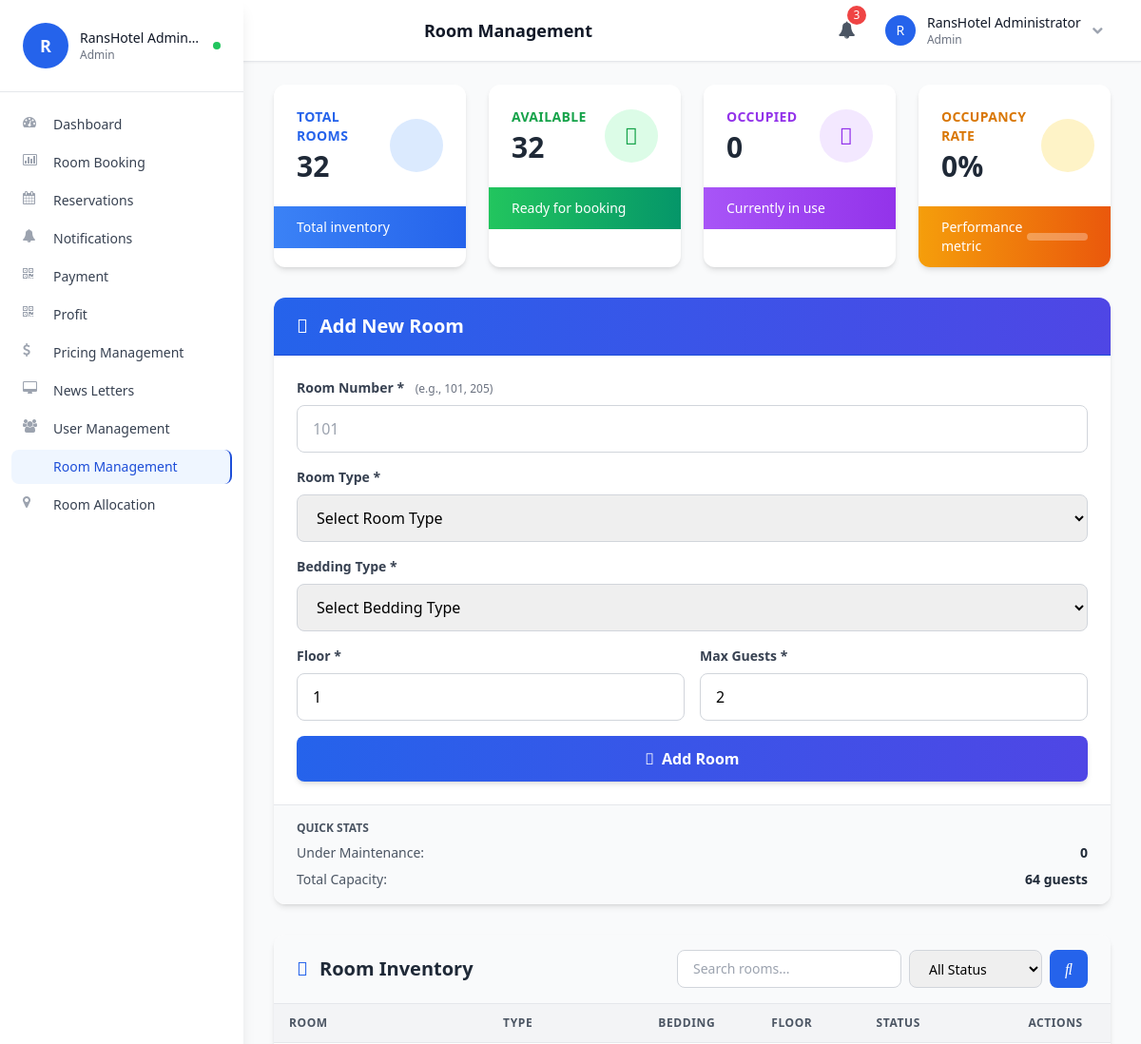
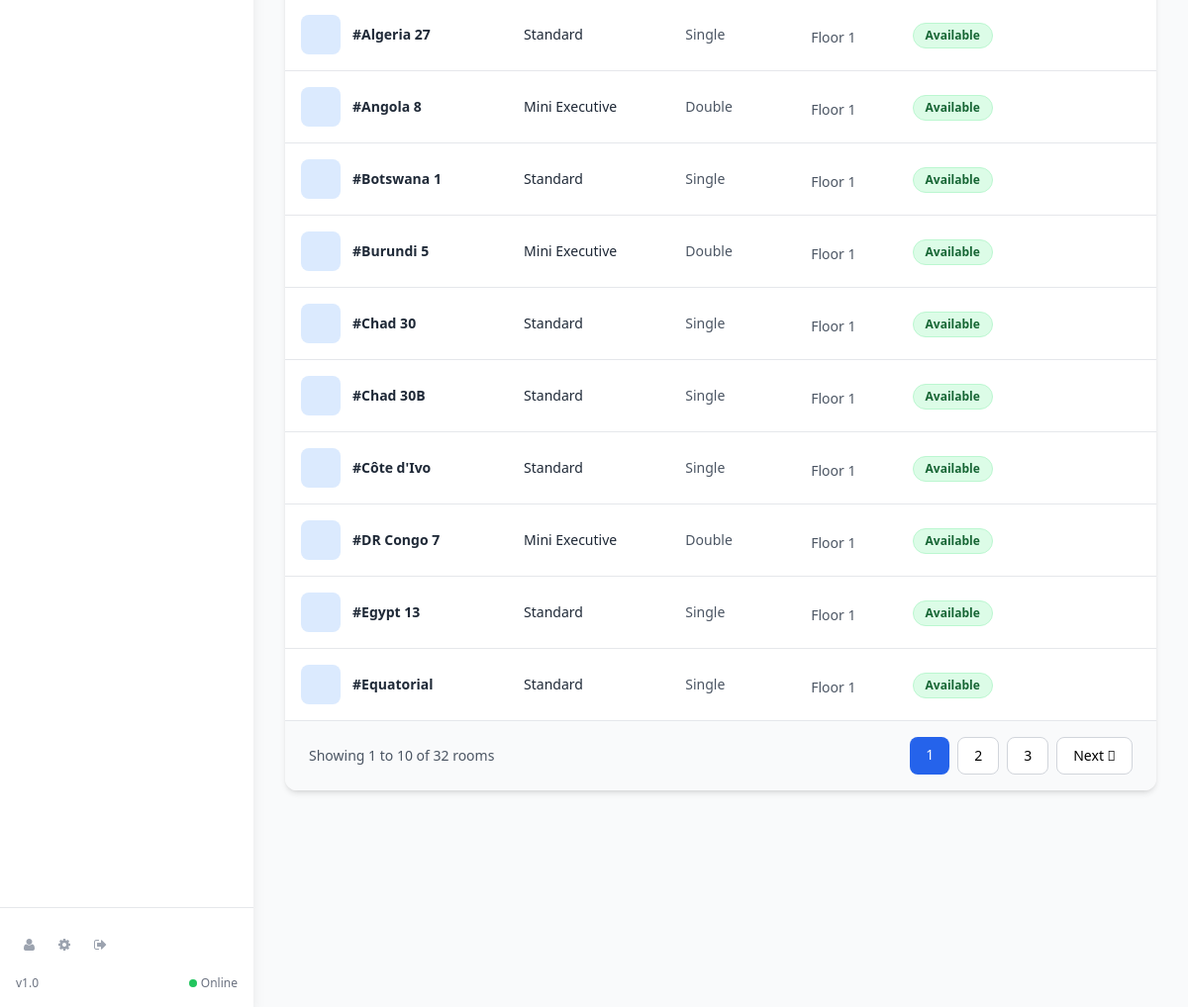
Screenshot of /admin/room.php (signed in) with the database file from the repository (2 pictures, top to bottom).
### tables this page shows
CREATE TABLE `room` (
  `id` int(10) UNSIGNED NOT NULL,
  `room_number` varchar(10) DEFAULT NULL,
  `type` varchar(15) DEFAULT NULL,
  `bedding` varchar(10) DEFAULT NULL,
  `place` varchar(10) DEFAULT NULL,
  `cusid` int(11) DEFAULT NULL,
  `floor` int(11) DEFAULT 1,
  `max_occupancy` int(11) DEFAULT 2,
  `status` varchar(20) DEFAULT 'Available',
  `amenities` text DEFAULT NULL,
  `price` decimal(10,2) DEFAULT 0.00
);

### admin/room.php (the view, shortened to what the rows shown need)
<?php
include('db.php');
include('includes/unified_layout.php');
mysqli_query($con, "UPDATE room SET room_number = CONCAT('R', LPAD(id, 3, '0')) WHERE room_number IS NULL OR room_number = ''");
$page = isset($_GET['page']) ? (int)$_GET['page'] : 1;
$limit = 10;
$offset = ($page - 1) * $limit;
$where = "WHERE 1=1";
$sql = "SELECT * FROM room $where ORDER BY room_number ASC LIMIT $limit OFFSET $offset";
$rooms_result = mysqli_query($con, $sql);
?>
<div class="w-full px-4 sm:px-6 lg:px-8 py-6">
    <div class="grid grid-cols-1 xl:grid-cols-3 gap-6 lg:gap-8">
        <div class="xl:col-span-2">
            <div class="bg-white rounded-xl shadow-md overflow-hidden">
                <div class="overflow-x-auto">
                    <table class="w-full">
                        <thead class="bg-gray-100 border-b border-gray-200">
                            <tr>
                                <th class="px-4 py-3 text-left text-xs font-semibold text-gray-600 uppercase tracking-wider">Room</th>
                                <th class="px-4 py-3 text-left text-xs font-semibold text-gray-600 uppercase tracking-wider hidden md:table-cell">Type</th>
                                <th class="px-4 py-3 text-left text-xs font-semibold text-gray-600 uppercase tracking-wider hidden sm:table-cell">Bedding</th>
                                <th class="px-4 py-3 text-left text-xs font-semibold text-gray-600 uppercase tracking-wider hidden lg:table-cell">Floor</th>
                                <th class="px-4 py-3 text-left text-xs font-semibold text-gray-600 uppercase tracking-wider">Status</th>
                                <th class="px-4 py-3 text-center text-xs font-semibold text-gray-600 uppercase tracking-wider">Actions</th>
                                        </tr>
                                    </thead>
                        <tbody class="divide-y divide-gray-200">
                            <?php if(mysqli_num_rows($rooms_result) == 0): ?>
                                <tr>
                                    <td colspan="6" class="px-4 py-12 text-center text-gray-500">
                                        <i class="fas fa-bed text-6xl mb-4 text-gray-300"></i>
                                        <p class="text-lg font-medium">No rooms found</p>
                                        <p class="text-sm">Add your first room using the form on the left</p>
                                    </td>
                                </tr>
                            <?php else: ?>
                                <?php while($row = mysqli_fetch_array($rooms_result)): ?>
                                        <?php
                                    $status = $row['status'] ?? ($row['place'] === 'Free' ? 'Available' : 'Occupied');
                                    $status_colors = [
                                        'Available' => 'bg-green-100 text-green-800 border-green-200',
                                        'Occupied' => 'bg-purple-100 text-purple-800 border-purple-200',
                                        'Maintenance' => 'bg-red-100 text-red-800 border-red-200',
                                        'Cleaning' => 'bg-blue-100 text-blue-800 border-blue-200',
                                        'Reserved' => 'bg-amber-100 text-amber-800 border-amber-200'
                                    ];
                                    $status_class = $status_colors[$status] ?? 'bg-gray-100 text-gray-800 border-gray-200';
                                    ?>
                                    <tr class="hover:bg-gray-50 transition-colors">
                                        <td class="px-4 py-4">
                                            <div class="flex items-center">
                                                <div class="w-10 h-10 bg-blue-100 rounded-lg flex items-center justify-center mr-3">
                                                </div>
                                                <div>
                                                    <p class="text-sm font-bold text-gray-800">#<?php echo htmlspecialchars($row['room_number'] ?? $row['id']); ?></p>
                                                </div>
                                            </div>
                                        </td>
                                        <td class="px-4 py-4 text-sm text-gray-800 hidden md:table-cell">
                                            <?php echo htmlspecialchars($row['type']); ?>
                                        </td>
                                        <td class="px-4 py-4 text-sm text-gray-600 hidden sm:table-cell">
                                            <?php echo htmlspecialchars($row['bedding']); ?>
                                        </td>
                                        <td class="px-4 py-4 text-sm text-gray-600 hidden lg:table-cell">
                                            <span class="inline-flex items-center">
                                                Floor <?php echo htmlspecialchars($row['floor'] ?? '1'); ?>
                                            </span>
                                        </td>
                                        <td class="px-4 py-4">
                                            <span class="inline-flex items-center px-3 py-1 rounded-full text-xs font-semibold border <?php echo $status_class; ?>">
                                                <?php echo htmlspecialchars($status); ?>
                                            </span>
                                        </td>
                                        <td class="px-4 py-4">
                                            <div class="flex items-center justify-center gap-2">
                                                <div class="relative group">
                                                    <button class="p-2 text-blue-600 hover:bg-blue-50 rounded-lg transition-colors" title="Change Status">
                                                    </button>
                                                </div>
                                                <a href="?delete=<?php echo $row['id']; ?>" onclick="return confirm('Are you sure you want to delete this room?');" class="p-2 text-red-600 hover:bg-red-50 rounded-lg transition-colors" title="Delete Room">
                                                </a>
                                            </div>
                                        </td>
                                    </tr>
                                <?php endwhile; ?>
                            <?php endif; ?>
                                    </tbody>
                                </table>
                            </div>
                       </div>
        </div>
    </div>
</div>

### rows the page displays
room: room_number "Algeria 27", type "Standard", bedding "Single", floor "1", status "Available"
room: room_number "Angola 8", type "Mini Executive", bedding "Double", floor "1", status "Available"
room: room_number "Botswana 1", type "Standard", bedding "Single", floor "1", status "Available"
room: room_number "Burundi 5", type "Mini Executive", bedding "Double", floor "1", status "Available"
room: room_number "Chad 30", type "Standard", bedding "Single", floor "1", status "Available"
room: room_number "Chad 30B", type "Standard", bedding "Single", floor "1", status "Available"
room: room_number "Côte d'Ivo", type "Standard", bedding "Single", floor "1", status "Available"
room: room_number "DR Congo 7", type "Mini Executive", bedding "Double", floor "1", status "Available"
room: room_number "Egypt 13", type "Standard", bedding "Single", floor "1", status "Available"
room: room_number "Equatorial", type "Standard", bedding "Single", floor "1", status "Available"

### other values shown
$pageTitle "Room Management"
substr($userName, 0, 1) "R"
$userName "RansHotel Administrator"
$userRole "Admin"
$userName "RansHotel Admin…"
$text "Dashboard"
$text "Room Booking"
$text "Reservations"
$text "Notifications"
$text "Payment"
$text "Profit"
$text "Pricing Management"
$text "News Letters"
$text "User Management"
$text "Room Management"
